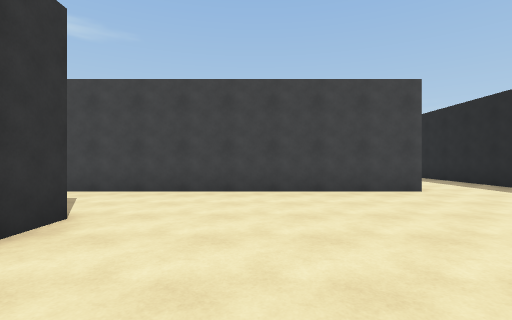
View 1 (above)

16 first-person views from a walk through a 3-D level made in the Unity game engine. The camera is 1.4 m above the floor, looks level and sees 85° across. The floor is counted in squares, 2 m on a side. Each view is taken from the middle of a square. On the plan, view 1 faces up. The plan holds only what a view shows up to about 9 squares ahead; the rest is blank. The place goes on beyond the plan.

View 2
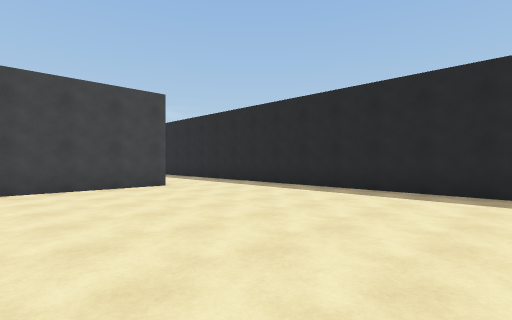

View 3
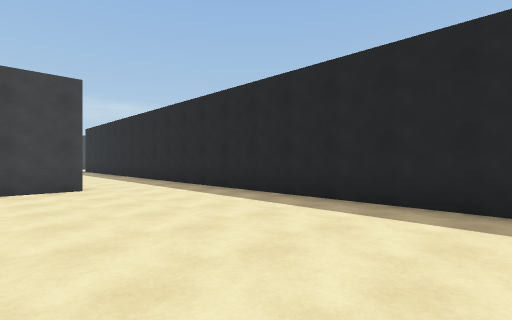

View 4
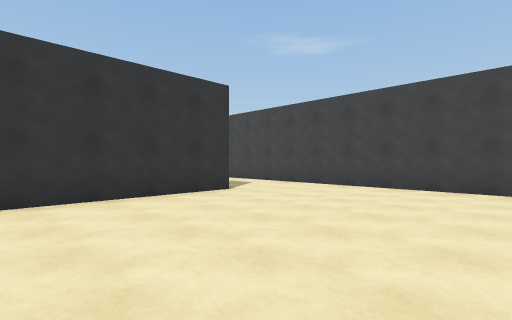

View 5
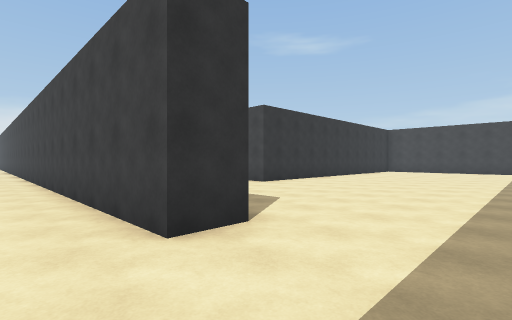

View 6
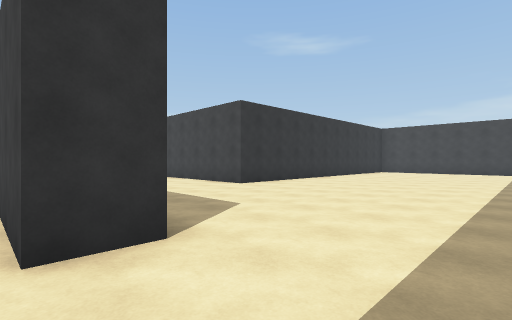

View 7
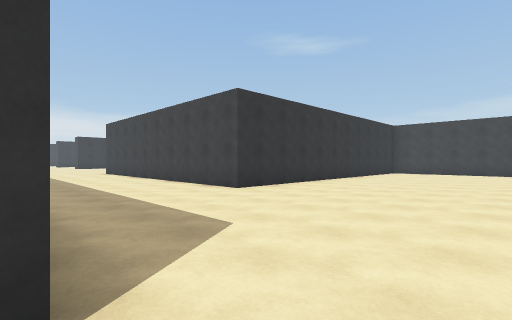

View 8
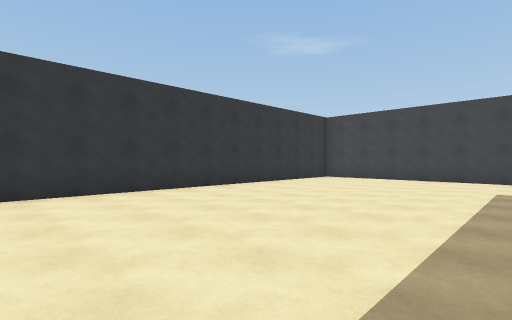

View 9
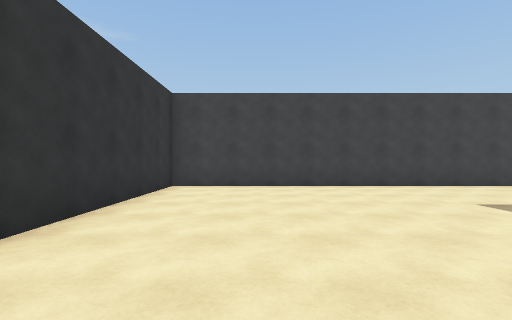

View 10
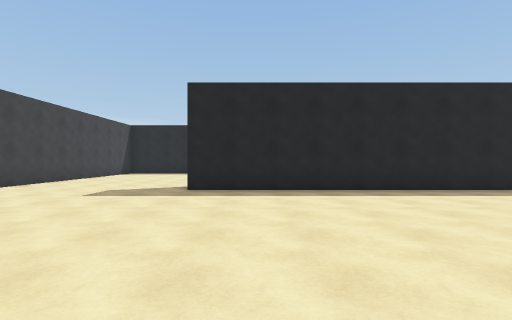

View 11
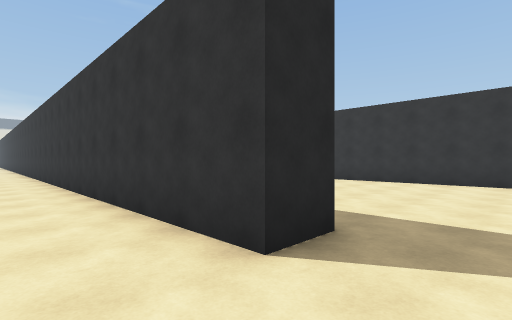

View 12
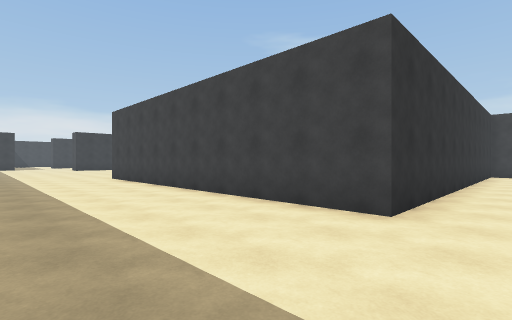

View 13
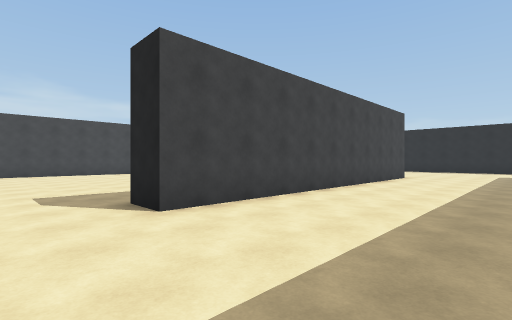

View 14
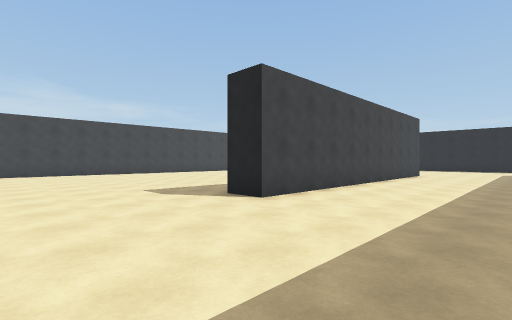

View 15
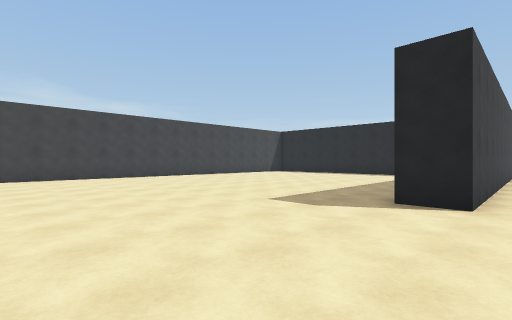

View 16
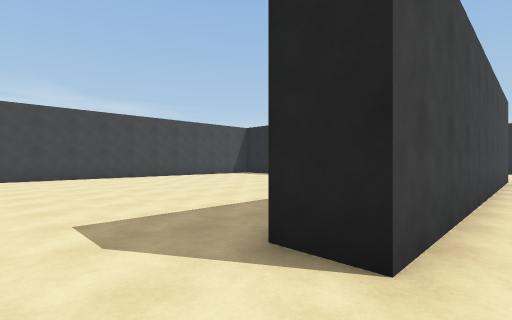

### Floor plan
Points are (right, up) in squares from view 1. A wall is a line through its corners. A room is listed if a view was taken in it or the views show most of it. See-through windows are left out.
Room 1 (views 1, 2, 3, 4, 5)
walls: (-2.2, 3.4) (-2.2, -0.9); (3.7, 6.2) (-1.5, 6.2); (6.5, -0.9) (6.5, 5.6)
ways out: opening at (5, 6.3) to room 2; opening at (-2.3, 5)
Room 2 (views 6, 7, 8, 9, 10, 11, 12, 13, 14, 15, 16)
walls: (-10.7, 22.5) (-11.5, 22.5); (-13.7, 22.5) (-14.5, 22.5); (3.7, 7.2) (3.7, 6.2); (6.5, 5.6) (6.5, 17.6) (7.5, 17.6) (7.5, 7.9); (9, 22.5) (-0.2, 22.5) (-0.2, 11.6) (-10.2, 11.6) (-10.2, 12.6)
ways out: opening at (5, 6.3) to room 1

Where each view was taken, in squares from view 1:
view 1: 0 up, 0 right, facing up
view 2: 1 down, 0 right, facing up-right
view 3: 1 down, 2 right, facing up-right
view 4: 1 down, 3 right, facing up-left
view 5: 5 up, 6 right, facing up-left
view 6: 6 up, 6 right, facing up-left
view 7: 7 up, 5 right, facing up-left
view 8: 12 up, 6 right, facing up-left
view 9: 15 up, 2 right, facing up
view 10: 16 up, 0 right, facing right
view 11: 19 up, 9 right, facing down-left
view 12: 8 up, 1 right, facing up-left
view 13: 8 up, 12 left, facing up-right
view 14: 8 up, 14 left, facing up-right
view 15: 11 up, 15 left, facing up-right
view 16: 11 up, 12 left, facing up-right
